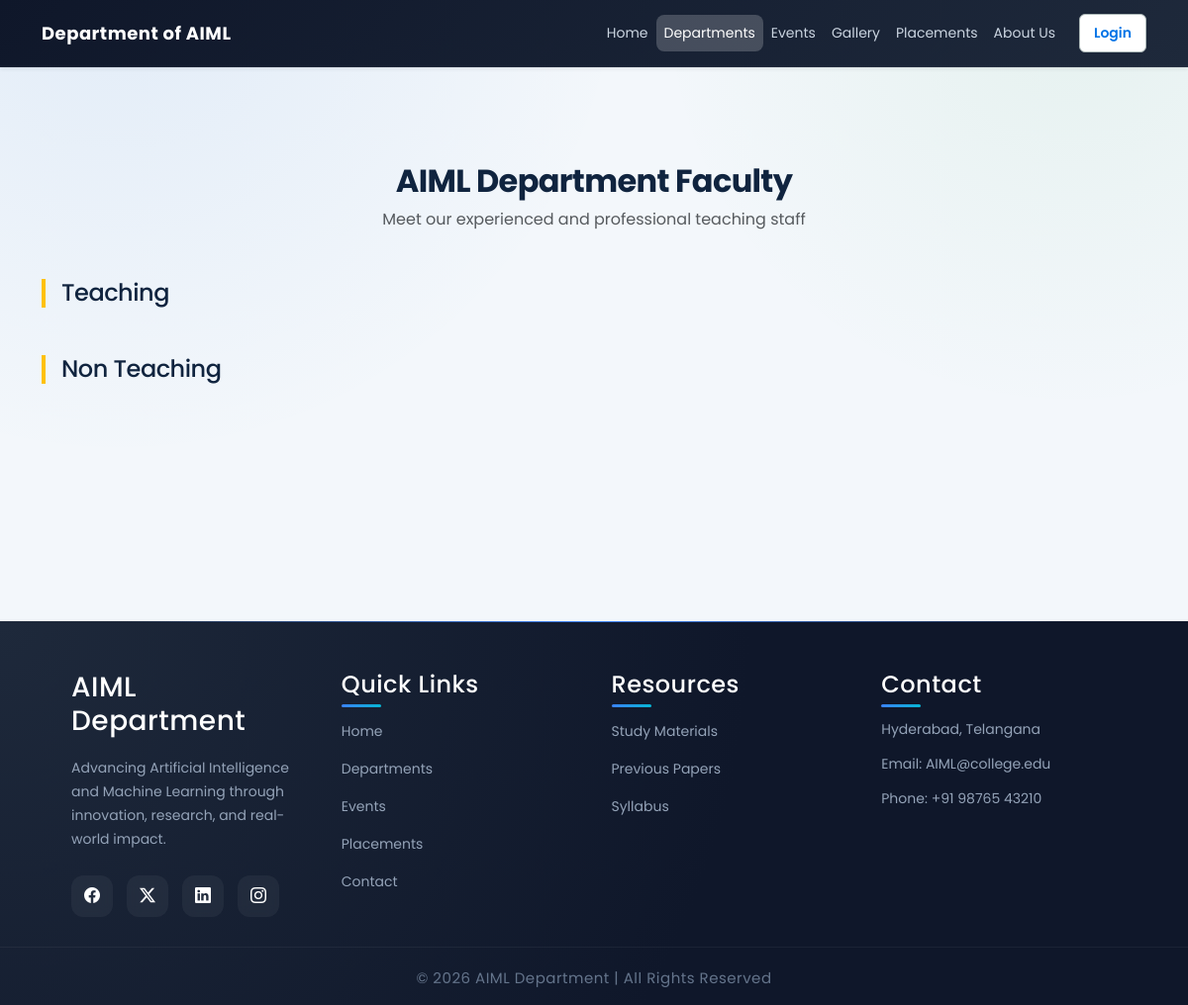
The app's page /public/pages/department/department.php with its own data.
### tables this page shows
CREATE TABLE IF NOT EXISTS `staff_category` (
  `id` int(11) NOT NULL AUTO_INCREMENT,
  `category_name` varchar(500) NOT NULL,
  PRIMARY KEY (`id`)
);

### libraries/mysql.class.php (called while the page is built, shortened)
<?php
class DataBasePDO
{
	private static $hostname	=  DB_SERVER;
	private static $username	=  DB_USER;
	private static $password	=  DB_PASS;
	private static $dbname		=  DB_DATABASE;
	private static $instance 	= FALSE;
	private $db;
	public $fetch_mode 			= PDO::FETCH_ASSOC;
	private $last_statement		= NULL;
	public function __construct($connect = true, $dataBase = null, $server = null,$userName = null, $passWord = null){
			return self::$instance;
	}
	public function connectToDB(){
			$dns='mysql:host='.self::$hostname.';dbname='.self::$dbname;
	    	self::$instance = new PDO($dns, self::$username, self::$password);
	    	self::$instance->setAttribute(PDO::ATTR_ERRMODE, PDO::ERRMODE_EXCEPTION);
	    	self::$instance->setAttribute(PDO::ATTR_DEFAULT_FETCH_MODE, PDO::FETCH_ASSOC);
	    	$this->db = self::$instance;
	}
	public function getOnePrepared($sqlQuery = NULL, $params = array()){
			if (!$this->internalPreparedQuery($sqlQuery, $params)){
				return false;
			}
			$result = $this->last_statement->fetch();
			return $result;
	}
	public function getAllResults($sqlQuery = NULL){
			if (!$this->internalQuery($sqlQuery)){
				return array();
			}
			$result = $this->last_statement->fetchAll();
			return $result;
	}
	public function internalQuery($sqlQuery = NULL){
			try {
				$stmt = $this->db->query($sqlQuery);
				$stmt->setFetchMode($this->fetch_mode);
				$this->last_statement = $stmt;
				return TRUE;
			}
			catch (PDOException $e){
				$this->logDatabaseError($e);
				return false;
			}
	}
	public function internalPreparedQuery($sqlQuery = NULL, $params = array()){
			try {
				$stmt = $this->db->prepare($sqlQuery);
				$stmt->execute($params);
				$stmt->setFetchMode($this->fetch_mode);
				$this->last_statement = $stmt;
				return TRUE;
			}
			catch (PDOException $e){
				$this->logDatabaseError($e);
				return false;
			}
	}
}
?>

### libraries/functions.class.php (called while the page is built, shortened)
<?php
	include_once("mysql.class.php");
	class DataFunctions {
		public $dbObj;
		public function __construct(){
			$this->dbObj = new DataBasePDO();
			$this->ensureModernAuthSchema();
	}
	private function assertSafeIdentifier($identifier){
		$identifier = trim((string)$identifier);
		return $identifier;
	}
	private function ensureModernAuthSchema(){
		$this->ensureColumnDefinition(TB_USERS, 'password', "varchar(255) NOT NULL COMMENT 'user password is stored'");
		$this->ensureColumnDefinition(ADMIN_TABLE, 'password', "varchar(255) NOT NULL COMMENT 'customer password is stored'");
		$this->ensureColumnDefinition(TB_USERS, 'address', "varchar(255) NOT NULL COMMENT 'user address is stored'");
		$this->ensureColumnDefinition(ADMIN_TABLE, 'address', "varchar(255) NOT NULL COMMENT 'customer address is stored'");
	}
	private function ensureColumnDefinition($table, $columnName, $definition){
		$table = $this->assertSafeIdentifier($table);
		$columnName = $this->assertSafeIdentifier($columnName);
		$definition = trim((string)$definition);
		$checkSql = "SELECT COLUMN_TYPE, IS_NULLABLE, COLUMN_DEFAULT
					 FROM information_schema.COLUMNS
					 WHERE TABLE_SCHEMA = DATABASE()
					   AND TABLE_NAME = :table_name
					   AND COLUMN_NAME = :column_name
					 LIMIT 1";
		$result = $this->dbObj->getOnePrepared($checkSql, array(
			':table_name' => $table,
			':column_name' => $columnName
		));
		$currentType = strtolower((string)($result['COLUMN_TYPE'] ?? ''));
		if ($columnName === 'password' && strpos($currentType, 'varchar(255)') !== false) {
			return;
		}
		if ($columnName === 'address' && preg_match('/varchar\((\d+)\)/', $currentType, $matches) && (int)$matches[1] >= 255) {
			return;
		}
		$alterSql = "ALTER TABLE `".$table."` MODIFY `".$columnName."` ".$definition;
		$this->dbObj->executeQuery($alterSql);
	}
	 public function getStaffCategories($table){
			$sql		= 'SELECT
								id, category_name
						   FROM
						   		'.$table;
			$result		= $this->dbObj->getAllResults($sql);
			return $result;
	 }
}

### public/pages/department/department.php (the view, shortened to what this page needs)
<?php
include_once(INCLUDES_PATH . '/header.php');
require_once(LIB_PATH . '/functions.class.php');
$fcObj = new DataFunctions();
$tbStaffCateg = TB_STAFF_CATEGORY;
$staffCateg   = $fcObj->getStaffCategories($tbStaffCateg);
$categoryCnt  = sizeof($staffCateg);
?>
<div class="container my-5">
    <div class="text-center mb-5">
        <h2 class="fw-bold">AIML Department Faculty</h2>
        <p class="text-muted">Meet our experienced and professional teaching staff</p>
    </div>
    <?php for($j=0; $j < $categoryCnt; $j++) { ?>
        <div class="mb-5">
            <h4 class="mb-4 border-start border-4 border-warning ps-3">
                <?php echo $staffCateg[$j]['category_name']; ?>
            </h4>
        </div>
    <?php } ?>
</div>
<?php include_once(INCLUDES_PATH . '/footer.php'); ?>

### public/assets/css/newstyle.css (style rules this page uses)
:root { --ui-bg: #eef3f7; --ui-surface: #ffffff; --ui-text: #1f2e45; --ui-muted: #5d6f82; --ui-primary: #0d67d5; --ui-primary-dark: #0a4e9f; --ui-accent: #f59e0b; --ui-border: #d7e3ee; --ui-shadow: 0 16px 36px rgba(19, 46, 79, 0.1); }
body { font-family: 'Poppins', sans-serif; color: var(--ui-text); background: radial-gradient(circle at 100% 0%, rgba(99, 164, 255, 0.14), transparent 34%), radial-gradient(circle at 0% 100%, rgba(13, 103, 213, 0.1), transparent 30%), var(--ui-bg); }

### public/assets/css/site-refresh.css (style rules this page uses)
:root { --refresh-bg: #f3f7fb; --refresh-surface: #ffffff; --refresh-text: #14243b; --refresh-muted: #5b6f86; --refresh-primary: #0b63ce; --refresh-primary-2: #174ea6; --refresh-border: #d9e4ef; --refresh-shadow: 0 12px 28px rgba(15, 30, 52, 0.08); }
* { box-sizing: border-box; }
body { background: radial-gradient(circle at 10% -5%, rgba(11, 99, 206, 0.08), transparent 34%), radial-gradient(circle at 90% 0%, rgba(52, 168, 83, 0.07), transparent 28%), var(--refresh-bg); color: var(--refresh-text); }
h1, h2, h3, h4, h5, h6 { color: #10243f; letter-spacing: -0.02em; }

### records on screen
staff_category: category_name "Teaching"
staff_category: category_name "Non Teaching"
